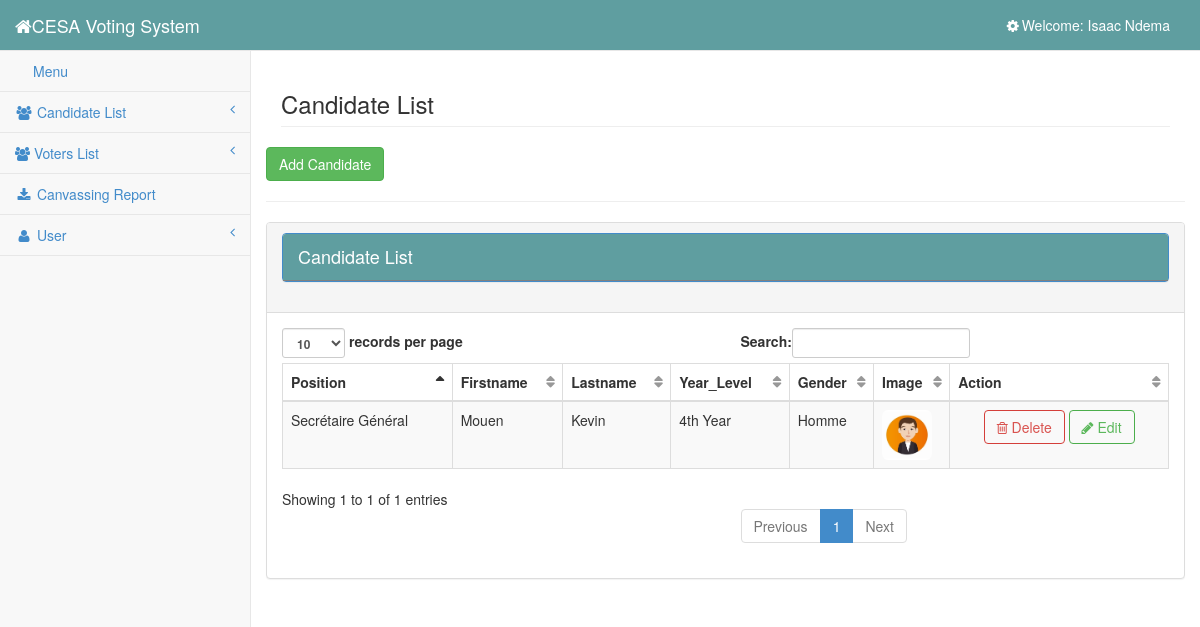
Page /admin/users.php (signed in) on the earlier database version.
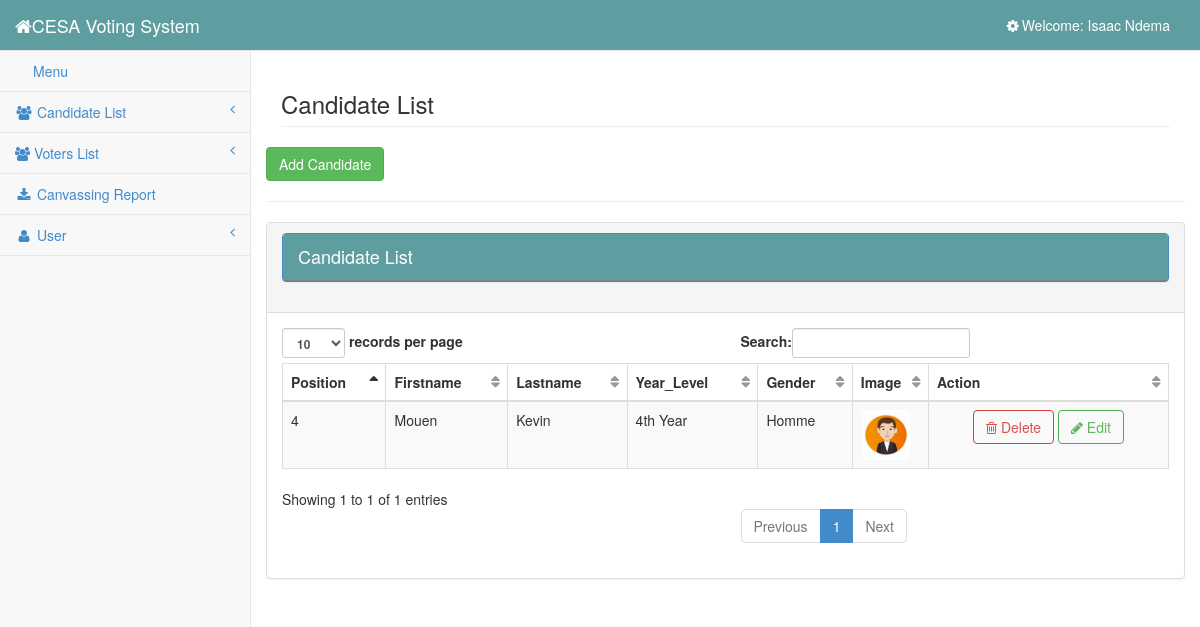
Same page on the later database version.
### tables this page shows
CREATE TABLE IF NOT EXISTS `candidate` (
  `candidate_id` int(11) NOT NULL AUTO_INCREMENT,
  `position` int(11) ,
  `firstname` varchar(100) NOT NULL,
  `lastname` varchar(100) NOT NULL,
  `year_level` varchar(100) NOT NULL,
  `gender` varchar(100) NOT NULL,
  `img` varchar(100) NOT NULL,
  PRIMARY KEY (`candidate_id`),
  FOREIGN KEY (`position`) REFERENCES `postes`(`id`)
);

### admin/users.php (the view, shortened to what this page needs)
<?php include ('head.php');?>
<body>
    <div id="wrapper">
        <?php include ('side_bar.php');?>
        <div id="page-wrapper">
            <div class="row">
                <div class="col-lg-12">
                    <h3 class="page-header">Candidate List</h3>
                </div>
				<button class="btn btn-success" data-toggle="modal" data-target="#myModal">Add Candidate</button>
				<hr/>
                    <div class="panel panel-default">
                        <div class="panel-heading">
                            <h4 class="modal-title" id="myModalLabel">
												<div class="panel panel-primary">
													<div class="panel-heading">
														Candidate List
													</div>
												</div>
											</h4>
                        </div>
                        <div class="panel-body">
                            <div class="table-responsive">
                                <table class="table table-striped table-bordered table-hover" id="dataTables-example">
                                    <thead>
                                        <tr>
                                            <th>Position</th>
                                            <th>Firstname</th>
                                            <th>Lastname</th>
                                            <th>Year_Level</th>
                                            <th>Gender</th>
                                            <th>Image</th>
                                            <th>Action</th>
                                        </tr>
                                    </thead>
                                    <tbody>
                                        <tr>
										<?php
										$query=mysql_query("SELECT * FROM candidate ORDER BY candidate_id DESC");
										while($row = mysql_fetch_array($query)){
										$candidate_id=$row['candidate_id'];
										?>
											<td><?php echo $row ['position'];?></td>
                                            <td><?php echo $row ['firstname'];?></td>
                                            <td><?php echo $row ['lastname'];?></td>
                                            <td><?php echo $row ['year_level'];?></td>
                                            <td><?php echo $row ['gender'];?></td>
                                            <td width="50"><img src="<?php echo $row['img']; ?>" width="50" height="50" class="img-rounded"></td>
                                            <td style="text-align:center">
												 <a rel="tooltip"  title="Delete" id="<?php echo $candidate_id; ?>" href="#delete_user<?php echo $candidate_id; ?>" data-target="#delete_user" data-toggle="modal"class="btn btn-danger btn-outline"><i class="fa fa-trash-o"></i> Delete</a>
												  <a rel="tooltip"  title="Edit" id="<?php echo $row['candidate_id'] ?>" href="#edit_candidate<?php echo $row['candidate_id'] ?>"  data-toggle="modal"class="btn btn-success btn-outline"><i class="fa fa-pencil"></i> Edit</a>
											</td>
                                        </tr>
                                       <?php } ?>
                                    </tbody>
                                </table>
                            </div>
                        </div>
                    </div>
            </div>
        </div>
    </div>
</body>
</html>

Differences in the rows shown:
changed candidate "Mouen": position "Secrétaire Général" → "4"
